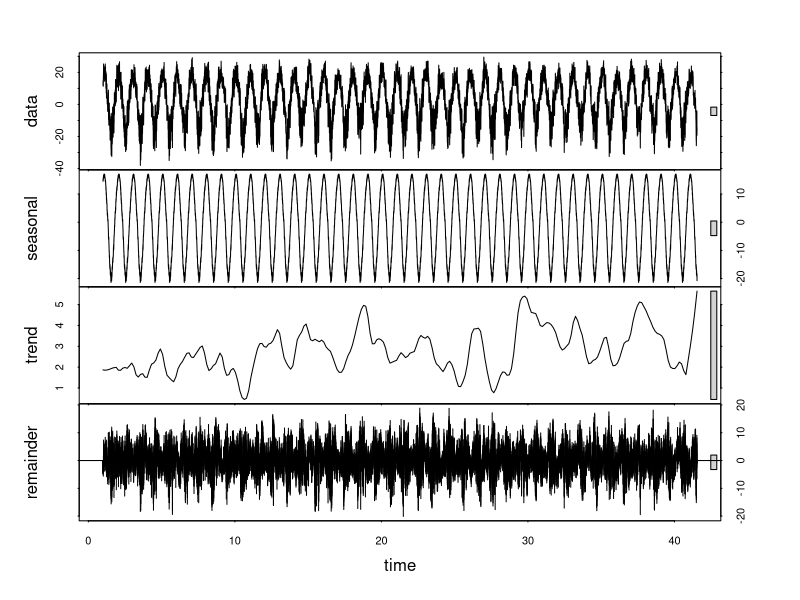
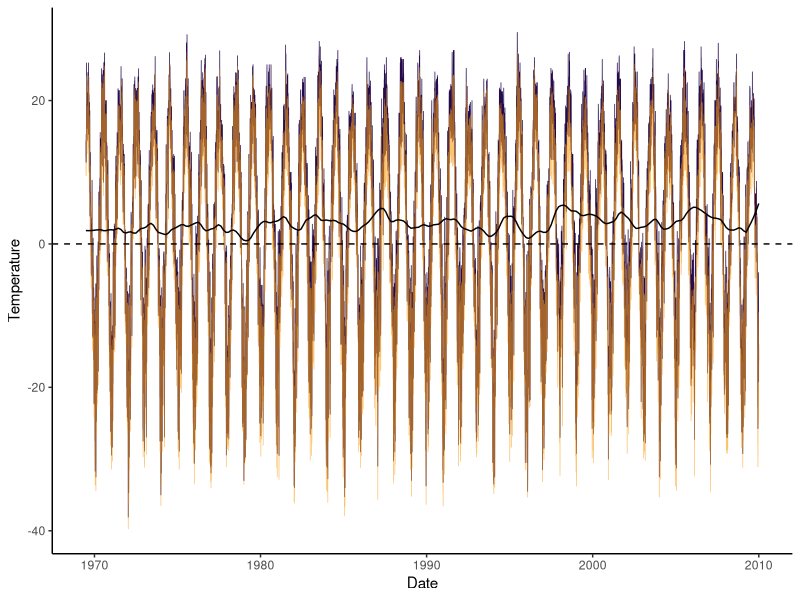
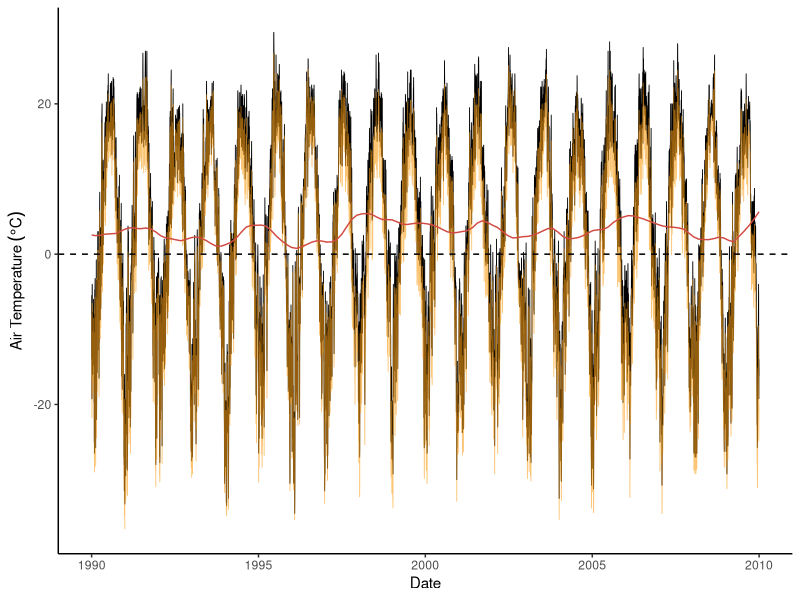
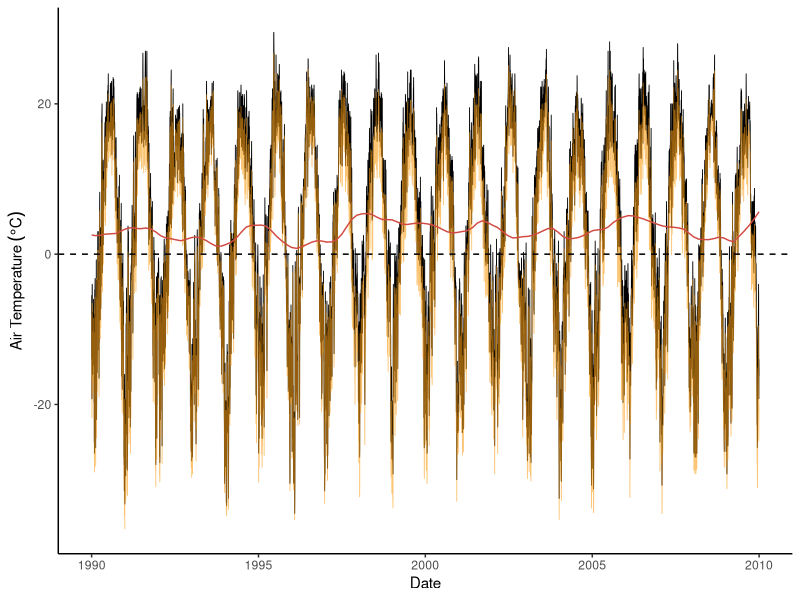

Write R code to recreate these figures, in order.

library(tidyverse)
library(lubridate)
#library(fpp)
#library(forecast)
Inputs <- read.table("./L227_input_interpolated_constantfertilization.txt", skip = 1, header = T)

Temp <- Inputs %>%
  select(AirTemperature) 

Temp_ts <- ts(Temp[[1]], frequency = 365)
Temp_Decomposed <- stl(Temp_ts, "periodic")
Temp_Seasonal <- as.data.frame(Temp_Decomposed$time.series[,1])
Temp_Trend <- as.data.frame(Temp_Decomposed$time.series[,2])
Temp_Random <- as.data.frame(Temp_Decomposed$time.series[,3])

plot(Temp_Decomposed)

Temp_Seasonal<- mutate(Temp_Seasonal, 
                       Date = as_date(paste(Inputs$Year, Inputs$Month, Inputs$Day, sep = "-")))
Temp_Trend <- mutate(Temp_Trend, 
                       Date = as_date(paste(Inputs$Year, Inputs$Month, Inputs$Day, sep = "-")))
Temp_Random <- mutate(Temp_Random, 
                       Date = as_date(paste(Inputs$Year, Inputs$Month, Inputs$Day, sep = "-")))
Temp_Observed <- mutate(Temp, 
                        Date = as_date(paste(Inputs$Year, Inputs$Month, Inputs$Day, sep = "-")))

colnames(Temp_Seasonal) <- c("Temp.Seasonal", "Date")
colnames(Temp_Trend) <- c("Temp.Trend", "Date")
colnames(Temp_Random) <- c("Temp.Random", "Date")
colnames(Temp_Observed) <- c("Temp.Observed", "Date")

Temp_All <- 
  left_join(Temp_Observed, Temp_Seasonal, by = "Date") %>%
  left_join(., Temp_Trend, by = "Date") %>%
  left_join(., Temp_Random, by = "Date") 

Temp_All <- mutate(Temp_All, Temp.Detrended = Temp.Observed - Temp.Trend)
Temp_All_Period3 <- Temp_All[7495:17355,]
summary(Temp_All_Period3$Temp.Trend)
sd(Temp_All_Period3$Temp.Trend)


ggplot(Temp_All) +
  geom_line(aes(y = Temp.Observed, x = Date), color = "#240c4cff", size = 0.25) +
  geom_line(aes(y = Temp.Detrended, x = Date), color = "#f99d15ff", size = 0.25, alpha = 0.6) +
  geom_line(aes(y = Temp.Trend, x = Date), color = "black") +
  geom_hline(yintercept = 0, lty = 2) +
  ylab("Temperature") +
  theme_classic()

Temp.Period3 <-
ggplot(Temp_All[7494:17355,]) +
  geom_line(aes(y = Temp.Observed, x = Date), color = "black", size = 0.3) +
  geom_line(aes(y = Temp.Detrended, x = Date), color = "#f99d15ff", size = 0.3, alpha = 0.6) +
  geom_line(aes(y = Temp.Trend, x = Date), color = "#d14a42ff") +
  geom_hline(yintercept = 0, lty = 2) +
  ylab(expression("Air Temperature " ( degree*C))) +
  theme_classic()
print(Temp.Period3)

ggsave("DecomposedTemp.Period3.pdf", Temp.Period3, dpi = 300, width = 6.5, height = 3, units = "in")


write.csv(file = "Temperature_Trends.csv", Temp_All, row.names = FALSE)
